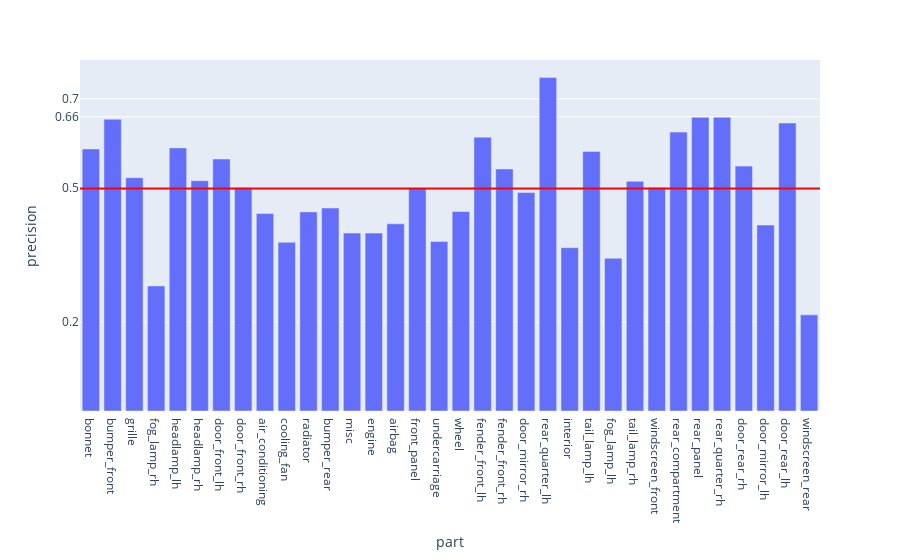

The notebook cell this image was saved under:
### Code cell
fig = px.bar(evalMetrics, x = 'part', y = 'precision')

fig.add_hline(y=avgPrecision, line_width=2, line_color="red")

fig.update_layout(
    yaxis = dict(
        tickmode = 'array',
        tickvals = [np.format_float_positional(avgTp, 2), 0.2, 0.5, 0.7],
    )
)
fig

### Figure 1 — Plotly figure (JSON) as saved in the notebook; plotly's stock layout.template omitted (floating-point values rounded to 4 significant figures)
{"data": [{"alignmentgroup": "True", "hovertemplate": "part=%{x}<br>precision=%{y}<extra></extra>", "legendgroup": "", "marker": {"color": "#636efa", "pattern": {"shape": ""}}, "name": "", "offsetgroup": "", "orientation": "v", "showlegend": false, "textposition": "auto", "type": "bar", "x": ["bonnet", "bumper_front", "grille", "fog_lamp_rh", "headlamp_lh", "headlamp_rh", "door_front_lh", "door_front_rh", "air_conditioning", "cooling_fan", "radiator", "bumper_rear", "misc", "engine", "airbag", "front_panel", "undercarriage", "wheel", "fender_front_lh", "fender_front_rh", "door_mirror_rh", "rear_quarter_lh", "interior", "tail_lamp_lh", "fog_lamp_lh", "tail_lamp_rh", "windscreen_front", "rear_compartment", "rear_panel", "rear_quarter_rh", "door_rear_rh", "door_mirror_lh", "door_rear_lh", "windscreen_rear"], "xaxis": "x", "y": [0.5878, 0.6545, 0.5233, 0.2806, 0.5901, 0.5167, 0.5652, 0.5006, 0.4428, 0.3783, 0.4466, 0.4553, 0.3992, 0.399, 0.4199, 0.4995, 0.3802, 0.4474, 0.6143, 0.5428, 0.49, 0.7479, 0.3663, 0.5823, 0.3426, 0.5152, 0.5015, 0.6256, 0.6587, 0.6588, 0.5493, 0.4171, 0.646, 0.2156], "yaxis": "y"}], "layout": {"barmode": "relative", "legend": {"tracegroupgap": 0}, "margin": {"t": 60}, "shapes": [{"line": {"color": "red", "width": 2}, "type": "line", "x0": 0, "x1": 1, "xref": "x domain", "y0": 0.4989, "y1": 0.4989, "yref": "y"}], "xaxis": {"anchor": "y", "domain": [0, 1], "title": {"text": "part"}}, "yaxis": {"anchor": "x", "domain": [0, 1], "tickmode": "array", "tickvals": ["0.66", 0.2, 0.5, 0.7], "title": {"text": "precision"}}}}
